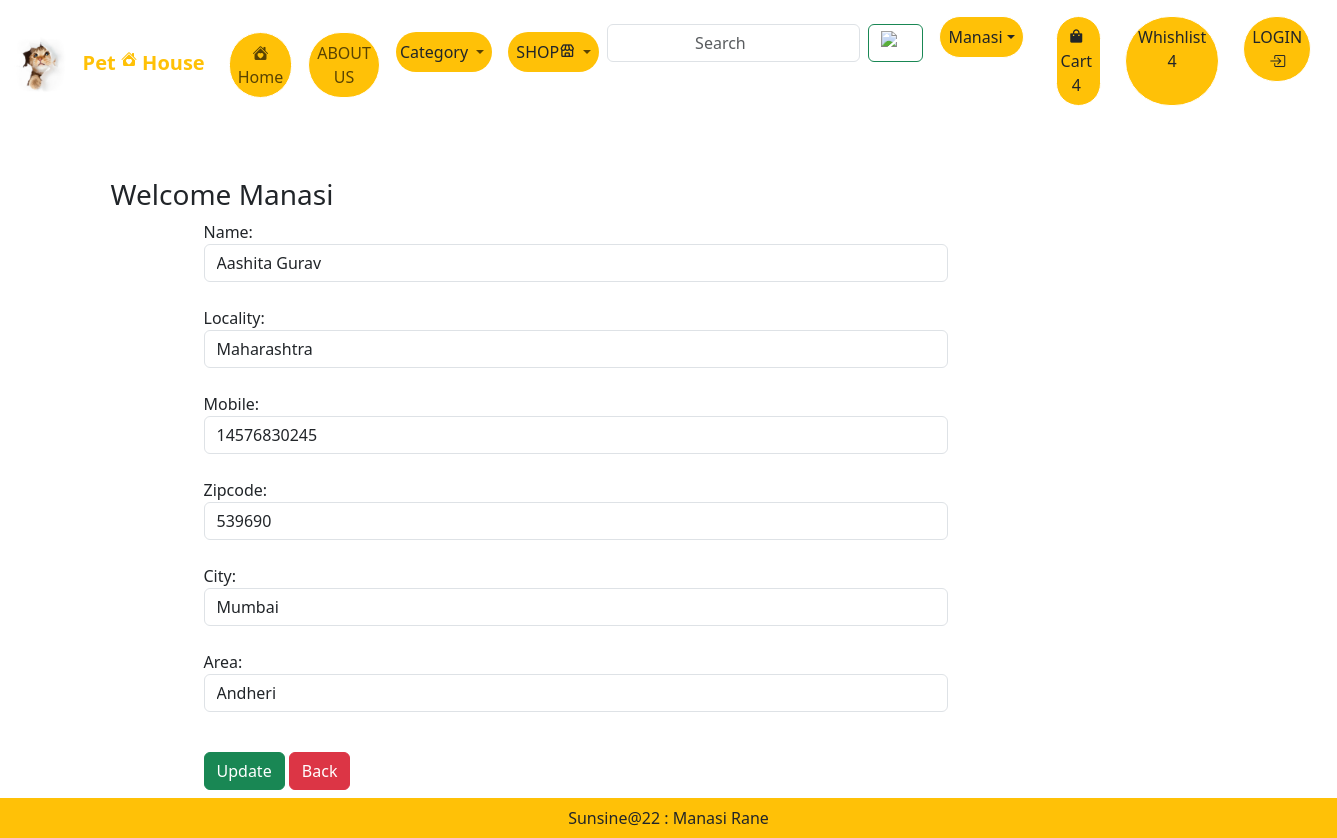
Screenshot of /updateAddtress/1 (signed in) with the database file from the repository.
### PetApp/models.py (models this page shows, shortened)
class Customer(models.Model):
    user = models.ForeignKey(User, on_delete=models.CASCADE)
    name = models.CharField(max_length =200)
    locality = models.CharField(max_length=200)
    mobile = models.IntegerField(default=0)
    zipcode = models.IntegerField()
    city = models.CharField(max_length=50)
    area = models.CharField(choices = AREA_CHOICES, max_length=100)

### PetApp/views.py (the view, shortened to what this page needs)
# urls.py: path('updateAddtress/<int:pk>', views.updateAddress.as_view(), name='updateAddress'),
class updateAddress(View):  #using class cause here get and post methods & we are using customerprofileform
    def get(self, request,pk):  #pk primary key is fectching data from db
        add = Customer.objects.get(pk=pk)
        form = CustomerProfileForm(instance=add) #all data automatically filled in this section
        return render(request,'app/updateAddress.html', locals())

### PetApp/forms.py
class CustomerProfileForm(forms.ModelForm):
    class Meta:
        model = Customer
        fields =['name', 'locality', 'mobile', 'zipcode', 'city' ,'area']
        widgets={
            'name': forms.TextInput(attrs={'class':'form-control'}),
            'locality': forms.TextInput(attrs={'class':'form-control'}),
            'mobile':forms.NumberInput(attrs={'class':'form-control'}),
            'zipcode': forms.NumberInput(attrs={'class':'form-control'}),
            'city': forms.TextInput(attrs={'class':'form-control'}),
            'area': forms.Select(attrs={'class':'form-control'}),
        }

### PetApp/templates/app/updateAddress.html (shortened to what this page needs)
{% extends 'app/base.html' %}
{% load static %}
{%block main-content%}
<div class="container my-5">
 <div class="row">
    <h3>Welcome
        <span class="text-capitalize">{{request.user}}</span>
    </h3>
 </div>
 <div class="col-sm-8 offset-sm-1">
    <form action="" method="post">
        {% for fm in form %}
        {{fm.label_tag}} {{fm}}
        <br>
        {%endfor%}
        <div class="col-12 mt-3">
            <button type ="submit" class="btn btn-success">Update</button>
            <a href="{% url 'address' %}" type="button" class="btn  btn-danger">Back</a>
        </div>
    </form>
 </div>
</div>
{%endblock main-content%}

### rows the page displays
Customer: form "Aashita Gurav" "Maharashtra" "14576830245" "539690" "Mumbai" "Andheri"

### other values shown
{{ request.user }} "Manasi"
{{ fm.label_tag }} "Name:" "Locality:" "Mobile:" "Zipcode:" "City:" "Area:"
